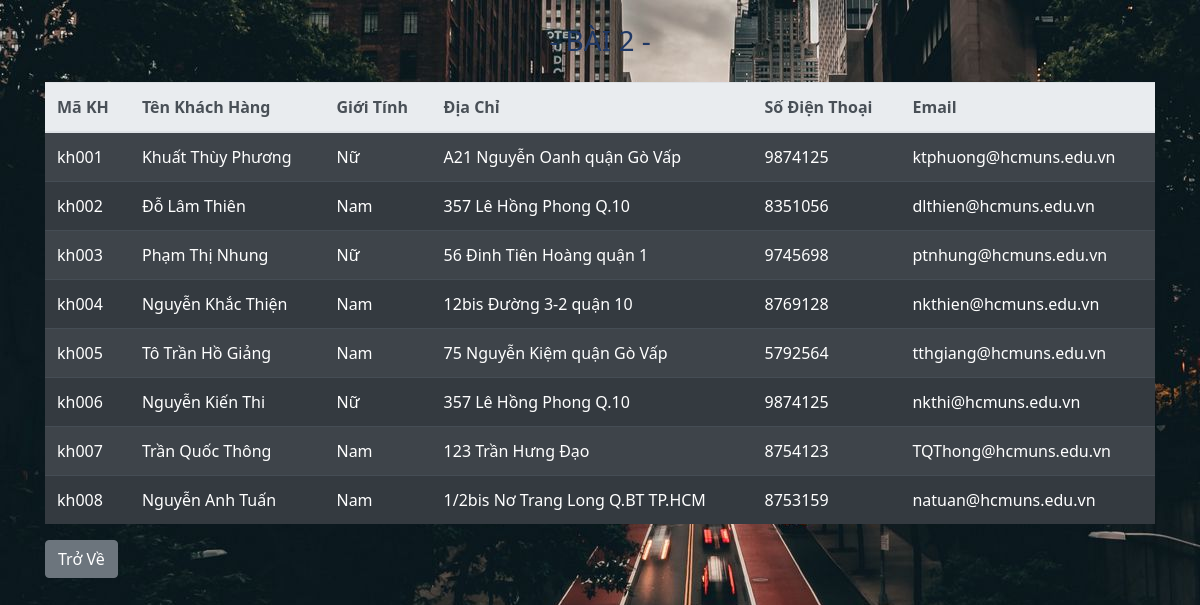
Screenshot of /ThucHanhPHP/mySQL/Bai2.php with the database file from the repository.
### tables this page shows
CREATE TABLE `khach_hang` (
  `Ma_khach_hang` varchar(5) NOT NULL,
  `Ten_khach_hang` varchar(100) NOT NULL,
  `Phai` tinyint(1) NOT NULL,
  `Dia_chi` varchar(200) NOT NULL,
  `Dien_thoai` varchar(20) NOT NULL,
  `Email` varchar(100) NOT NULL
);

### ThucHanhPHP/mySQL/Bai2.php (the view, shortened to what this page needs)
<?php
    $conn = mysqli_connect('localhost','root','','db_bansua')
    or die ('ket noi ko dc');
    mysqli_set_charset($conn,'utf8');
    $sql = 'SELECT * from khach_hang';
    $result = mysqli_query($conn,$sql) or die('Truy van sai');
?>
<!doctype html>
<html lang="en">
  <head>
    <link rel="stylesheet" href="https://stackpath.bootstrapcdn.com/bootstrap/4.3.1/css/bootstrap.min.css">
    <link rel="stylesheet" href="../style.css">
</head>
  <body>
    <div class="container mt-4">
    <h3 class=" text-center mb-4 text-color"> - BÀI 2 - </h3>
    <table class="table table-hover table-dark table-striped">
        <thead class="thead-light">
            <tr>
                <th>Mã KH</th>
                <th>Tên Khách Hàng</th>
                <th>Giới Tính</th>
                <th>Địa Chỉ</th>
                <th>Số Điện Thoại</th>
                <th>Email</th>
            </tr>
        </thead>
        <tbody>
            <?php
            if(mysqli_num_rows($result)!=0)
                while($row = mysqli_fetch_array($result))
                {
                    echo'<tr>';
                    echo '<td>'.$row['Ma_khach_hang'].'</td>';
                    echo '<td>'.$row['Ten_khach_hang'].'</td>';
                    if($row['Phai']==0) echo '<td>Nam</td>';
                    else echo '<td>Nữ</td>';
                    echo '<td>'.$row['Dia_chi'].'</td>';
                    echo '<td>'.$row['Dien_thoai'].'</td>';
                    echo '<td>'.$row['Email'].'</td>';
                    echo '</tr>';
                }
            ?>
        </tbody>
    </table>
    <a href="../Index.php" class="btn btn-secondary">Trở Về</a>
    </div>
  </body>
</html>

### ThucHanhPHP/style.css (style rules this page uses)
:root { --mainColor:#203864; --bgColor:white; }
body { background-image: url("background.jpg"); font-family: 'Bahnschrift', 'Segoe UI', Tahoma, Geneva, Verdana, sans-serif !important; box-sizing: border-box; }
.text-color { color: #203864; }

### rows the page displays
khach_hang: Ma_khach_hang "kh001", Ten_khach_hang "Khuất Thùy Phương", Phai "Nữ", Dia_chi "A21 Nguyễn Oanh quận Gò Vấp", Dien_thoai "9874125", Email "ktphuong@hcmuns.edu.vn"
khach_hang: Ma_khach_hang "kh002", Ten_khach_hang "Đỗ Lâm Thiên", Phai "Nam", Dia_chi "357 Lê Hồng Phong Q.10", Dien_thoai "8351056", Email "dlthien@hcmuns.edu.vn"
khach_hang: Ma_khach_hang "kh003", Ten_khach_hang "Phạm Thị Nhung", Phai "Nữ", Dia_chi "56 Đinh Tiên Hoàng quận 1", Dien_thoai "9745698", Email "ptnhung@hcmuns.edu.vn"
khach_hang: Ma_khach_hang "kh004", Ten_khach_hang "Nguyễn Khắc Thiện", Phai "Nam", Dia_chi "12bis Đường 3-2 quận 10", Dien_thoai "8769128", Email "nkthien@hcmuns.edu.vn"
khach_hang: Ma_khach_hang "kh005", Ten_khach_hang "Tô Trần Hồ Giảng", Phai "Nam", Dia_chi "75 Nguyễn Kiệm quận Gò Vấp", Dien_thoai "5792564", Email "tthgiang@hcmuns.edu.vn"
khach_hang: Ma_khach_hang "kh006", Ten_khach_hang "Nguyễn Kiến Thi", Phai "Nữ", Dia_chi "357 Lê Hồng Phong Q.10", Dien_thoai "9874125", Email "nkthi@hcmuns.edu.vn"
khach_hang: Ma_khach_hang "kh007", Ten_khach_hang "Trần Quốc Thông", Phai "Nam", Dia_chi "123 Trần Hưng Đạo", Dien_thoai "8754123", Email "TQThong@hcmuns.edu.vn"
khach_hang: Ma_khach_hang "kh008", Ten_khach_hang "Nguyễn Anh Tuấn", Phai "Nam", Dia_chi "1/2bis Nơ Trang Long Q.BT TP.HCM", Dien_thoai "8753159", Email "natuan@hcmuns.edu.vn"
